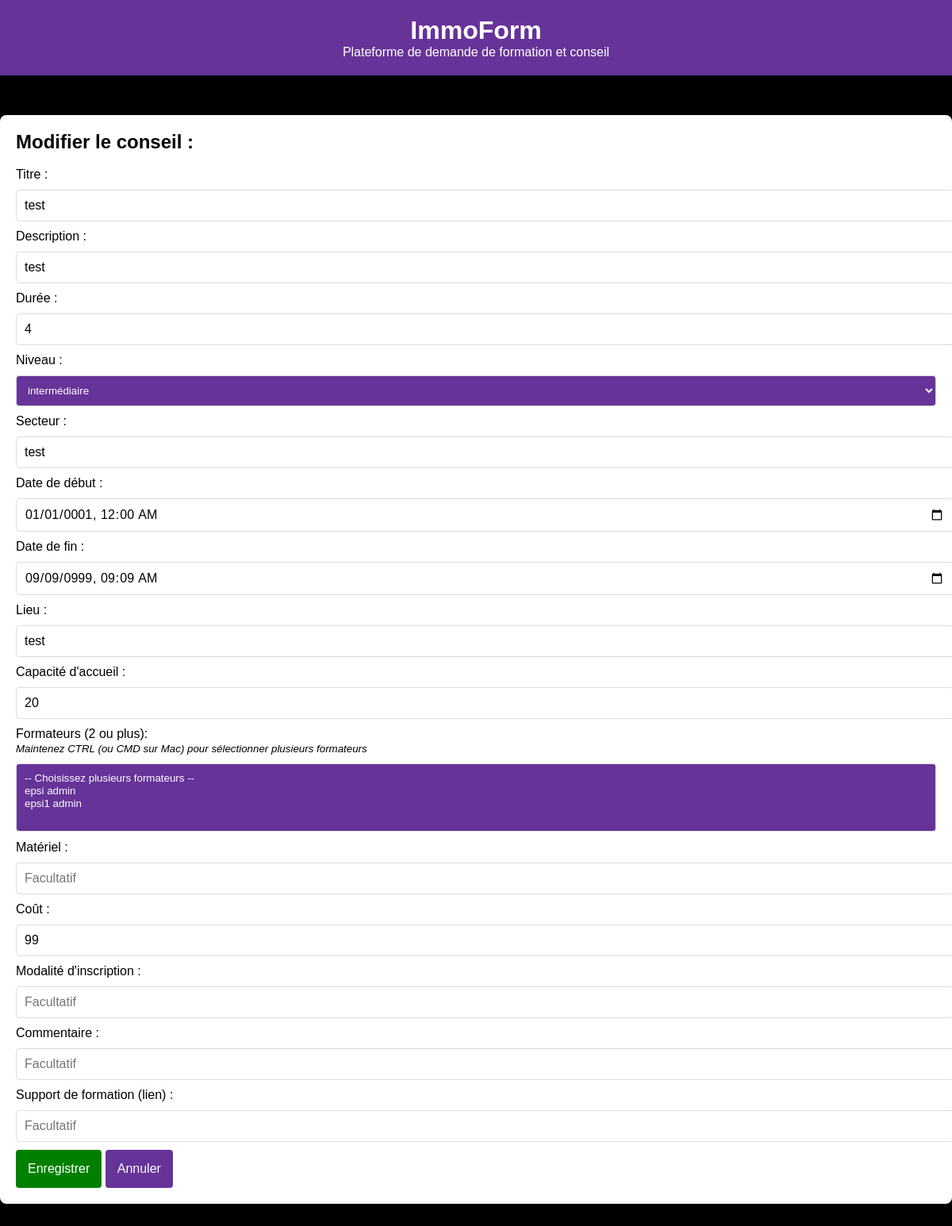
Screenshot of /admin/modifierFormation.php?id=6&standard=1 (signed in) with the database file from the repository.
### tables this page shows
CREATE TABLE `standard` (
  `Id` int(11) NOT NULL,
  `Titre` varchar(50) NOT NULL,
  `Description` text NOT NULL,
  `Duree` int(11) NOT NULL,
  `Niveau` varchar(50) NOT NULL,
  `Secteur` varchar(150) NOT NULL,
  `PlanningDebut` datetime NOT NULL,
  `PlanningFin` datetime NOT NULL,
  `Lieu` varchar(100) NOT NULL,
  `Capacite` int(11) NOT NULL,
  `Formateur_Id` int(11) NOT NULL,
  `Materiel` text DEFAULT NULL,
  `Cout` float NOT NULL,
  `Modalite` text DEFAULT NULL,
  `Commentaire` text DEFAULT NULL,
  `Support` varchar(200) DEFAULT NULL,
  `Inscription_Id` int(11) NOT NULL
);

### admin/modifierFormation.php (the view, shortened to what this page needs)
<?php
include '../includes/header.php';
$id = filter_input(INPUT_GET, "id", FILTER_VALIDATE_INT);
$standard_oupas = filter_input(INPUT_GET, "standard", FILTER_VALIDATE_INT);
$pdo = new PDO("mysql:host=".config::host.";dbname=".config::dbname, config::user, config::password);
if ($standard_oupas)
{
    $req = $pdo->prepare("SELECT Id, Titre, Description, Duree, Niveau, Secteur, PlanningDebut, PlanningFin, Lieu, Capacite, Materiel, Cout, Modalite, Commentaire, Support FROM standard WHERE Id = :id");
    $req->bindParam( ':id', $id);
    $req->execute();
    $formationS = $req->fetchAll();
    ?>
    <div class="container">
        <form action="../actions/updateFormation.php" method="post">
            <h2>Modifier le conseil :</h2>
            <br>
            <label>Titre :</label>
            <input type="text" name="titre" maxlength="50" required value="<?php echo htmlentities($formationS[0]["Titre"]) ?>">
            <label>Description :</label>
            <input type="text" name="description" required value="<?php echo htmlentities($formationS[0]["Description"]) ?>">
            <label>Durée :</label>
            <input type="number" name="duree" placeholder="En heures" required value="<?php echo htmlentities($formationS[0]["Duree"]) ?>">
            <label>Niveau :</label>
            <select name="niveau" required value="<?php echo htmlentities($formationS[0]["Niveau"]) ?>">
                <option value="intermediaire" <?php if ($formationS[0]["Niveau"] == "intermediaire") { echo "selected"; }?>>intermédiaire</option>
            </select>
            <label>Secteur :</label>
            <input type="text" name="secteur" required value="<?php echo htmlentities($formationS[0]["Secteur"]) ?>">
            <label>Date de début :</label>
            <input type="datetime-local" name="datedebut" required value="<?php echo htmlentities($formationS[0]["PlanningDebut"]) ?>">
            <label>Date de fin :</label>
            <input type="datetime-local" name="datefin" required value="<?php echo htmlentities($formationS[0]["PlanningFin"]) ?>">
            <label>Lieu :</label>
            <input type="text" name="lieu" required value="<?php echo htmlentities($formationS[0]["Lieu"]) ?>">
            <label>Capacité d'accueil :</label>
            <input type="number" name="capacite" required value="<?php echo htmlentities($formationS[0]["Capacite"]) ?>">
            <label>Formateurs (2 ou plus):</label>
            <br>
            <i><small>Maintenez CTRL (ou CMD sur Mac) pour sélectionner plusieurs formateurs</small></i>
            <select name="formateur_id[]" required multiple>
                <option>-- Choisissez plusieurs formateurs --</option>
                <?php
                $pdo = new PDO("mysql:host=".config::host.";dbname=".config::dbname, config::user, config::password);
                $req = $pdo->prepare("SELECT * FROM formateur");
                $req->execute();
                $formateur = $req->fetchAll();
                for ($i = 0; $i < count($formateur); $i++) {
                    echo '<option value="' . $formateur[$i]['Id'] . '">' . htmlentities($formateur[$i]['Nom']) . ' ' . htmlentities($formateur[$i]['Prenom']) . '</option>';
                }
                ?>
            </select>
            <label>Matériel :</label>
            <input type="text" name="materiel" placeholder="Facultatif" value="<?php echo htmlentities($formationS[0]["Materiel"]) ?>">
            <label>Coût :</label>
            <input type="number" name="cout" step="0.01" placeholder="En euro" required value="<?php echo htmlentities($formationS[0]["Cout"]) ?>">
            <label>Modalité d'inscription :</label>
            <input type="text" name="modalite" placeholder="Facultatif" value="<?php echo htmlentities($formationS[0]["Modalite"]) ?>">
            <label>Commentaire :</label>
            <input type="text" name="commentaire" placeholder="Facultatif" value="<?php echo htmlentities($formationS[0]["Commentaire"]) ?>">
            <label>Support de formation (lien) :</label>
            <input type="text" name="support" placeholder="Facultatif" value="<?php echo htmlentities($formationS[0]["Support"]) ?>">
            <button type="submit" class="btn3">Enregistrer</button>
            <a href="./mes_creations.php" class="btn">Annuler</a>
        </form>
    </div>
    <?php
}
?>
<?php include "../includes/footer.php"; ?>

### css/style.css (style rules this page uses)
* { margin: 0; padding: 0; box-sizing: border-box; }
body { font-family: Arial, sans-serif; background-color: black; color: black; }
.container { max-width: 1300px; margin: 50px auto; padding: 20px; background-color: white; border-radius: 8px; box-shadow: 0 0 10px rgba(0,0,0,0.1); }
input { all : unset; max-width: 1238px; }
select { background-color: rebeccapurple; color: white; }
.btn { display: inline-block; padding: 15px; background-color: rebeccapurple; color: white; text-decoration: none; border-radius: 4px; transition: background-color 0.3s; cursor: pointer; }
input, textarea, select { width: 100%; padding: 10px; margin: 10px 0; border: 1px solid #ddd; border-radius: 4px; }
button { all : unset; }
.btn3 { display: inline-block; padding: 15px; background-color: green; color: white; text-decoration: none; border-radius: 4px; transition: background-color 0.3s; cursor: pointer; }

### rows the page displays
standard: titre "test", description "test", duree "4", niveau "intermédiaire", secteur "test", datedebut "01/01/0001 00:00", datefin "09/09/0999 09:09", lieu "test", capacite "20", cout "99"
